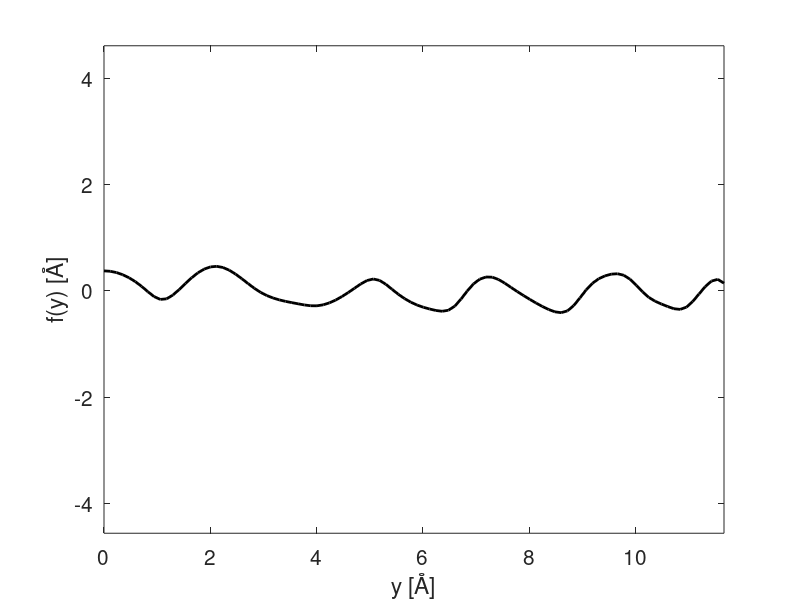

This figure's MATLAB source:
% This scripts uses current data from a (fictious) scanning tunneling 
% microscipe (STM) setup to determine the shape of a surface. It does so 
% by using the WKB-approximation to estimate the tunneling rate.
% 
% The current data is given by the file Current.dat, in which the first 
% column is the distance from the needle's startig point along one 
% particular direction along the surface. This quantity is given in 
% Ångström. The second column is the measured current - in arbitrary 
% units.
%
% Finally, the surface data is interpolated to render a more smooth 
% surface.
% 
% The input parameters are
% U     - The voltage between needle and surface - in Volt
% V0    - The work function; energy gap between metal and 
% needle - in eV
% E     - The energy of the conductance electrons - in eV

% Inputs
U = 1;      % Voltage - in V
E = 0.5;    % Energy - in eV
V0 = 4.5;   % Work function - in eV

% Constants
m = 9.109e-31;       % Electron mass - in kg
hbar = 1.055e-34;    % Reduced Planck constant - in Js
e = 1.602e-19;       % Elemetary charge - in C

% Convert inputs to SI
eU = e*U;
EinSI = E*e;
V0inSI = V0*e;

% Read the input
CurrentData = load("Current.dat");
Ydata = CurrentData(:,1).';
Idata = CurrentData(:,2).';

% Prefactor in formula
Prefactor = 3*eU*hbar/(4*sqrt(2*m)*((V0inSI-EinSI)^(3/2)- ...
    (V0inSI-EinSI-eU)^(3/2)));

% Vector with f(y)
Fdata = Prefactor*log(Idata);
% Set mean value to zero and convert from metres to Ångström
Fdata = Fdata-mean(Fdata);
Fdata = Fdata/1e-10;

% Interploate (with default number of points)
Ydense = linspace(min(Ydata), max(Ydata));
Fdense = spline(Ydata, Fdata, Ydense);

% Plot the shape of the surface
figure(1)
plot(Ydense, Fdense, 'k-', 'linewidth', 2)
xlabel('y [Å]')
ylabel('f(y) [Å]')
set(gca, 'fontsize', 15)
axis equal              % Ensure equal units on axes